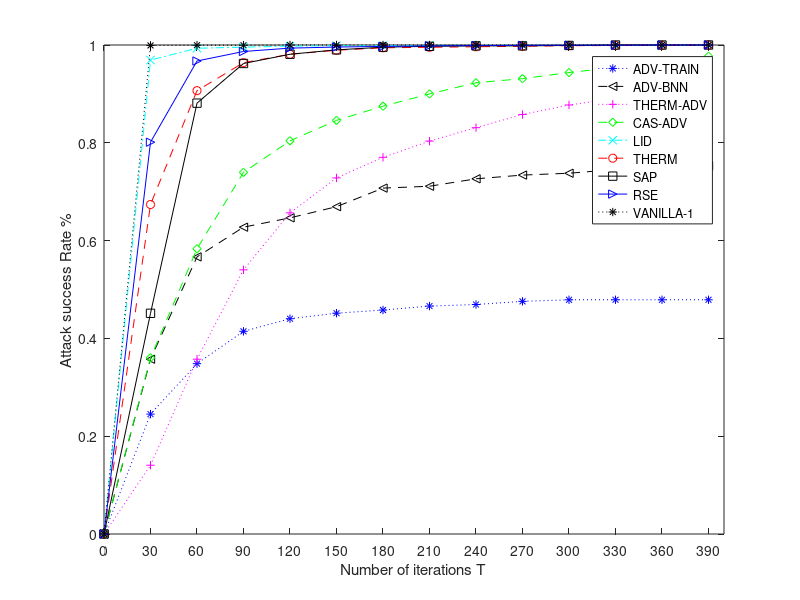

Write the MATLAB code that produced this figure.
% x=linspace(0,2*pi,100);
% plot(x,sin(x),x,2*sin(x),x,3*sin(x));
uniform = [24.54,29.28,32.77,53.72];
seqdpp = [24.87,29.76,33.52,48.43];
reseqdpp = [26.98,32.09,35.94,48.93];
redseqdpp = [27.75,33.45,36.72,49.41];
seqdpp_5 = [24.67,29.36,33.22,48.23];
seqdpp_12 = [24.03,29.46,32.97,48.08];
dpplstm = [18.54,22.92,26.15,47.02];


saprunstep = [0, 0.45135135135135135, 0.8810810810810811, 0.9621621621621622, 0.981081081081081, 0.9900900900900901, 0.9954954954954955, 0.9972972972972973, 0.9981981981981982, 0.9981981981981982, 0.9990990990990991, 1.0, 1.0, 1.0];
robuststep = [0, 0.8012729068363876, 0.967299462306595, 0.986722264896302, 0.9936354658180621, 0.995830132777351, 0.9971469329529244, 0.9982442664325688, 0.9989026665203555, 0.9993415999122133, 0.9995610666081423, 0.9996707999561066, 0.9998902666520355, 1.0];
thermstep = [0, 0.15452653485952134, 0.3928199791883455, 0.5936524453694069, 0.7216441207075962, 0.8002081165452654, 0.8465140478668054, 0.8829344432882414, 0.913111342351717, 0.9427679500520292, 0.9640998959417274, 0.9786680541103018, 0.9932362122788762, 0.9984391259105099];
encoding = [0, 0.6738197424892703, 0.9066523605150214, 0.9638769670958512, 0.9810443490701002, 0.9892703862660944, 0.994277539341917, 0.9953505007153076, 0.9964234620886981, 0.9974964234620887, 0.9985693848354793, 0.9989270386266095, 0.9992846924177397, 1.0];
%cascade = [0, 0.9386075066275987, 0.9732105483465885, 0.9829775359285614, 0.9884191432956607, 0.991628296358309, 0.9934421654806753, 0.9953955629970699, 0.9960932049672109, 0.9970699037254082, 0.9981861308776336, 0.9983256592716618, 0.9994418864238873, 0.9998604716059718];
lid = [0, 0.9691856199559794, 0.9933969185619956, 0.9955979457079971, 0.9977989728539985, 0.9985326485693323, 0.9985326485693323, 0.9992663242846662, 0.9992663242846662, 0.9992663242846662, 0.9992663242846662, 0.9992663242846662, 0.9992663242846662, 1.0];
cascade = [0, 0.36886993603411516, 0.5970149253731343, 0.7569296375266524, 0.8230277185501066, 0.8656716417910447, 0.8955223880597015, 0.9211087420042644, 0.9445628997867804, 0.9530916844349681, 0.9658848614072495, 0.976545842217484, 0.9850746268656716, 1.0];
std = [0, 0.9991666666666666, 0.9995833333333334, 0.9995833333333334, 1.0, 1.0, 1.0, 1.0, 1.0, 1.0, 1.0, 1.0, 1.0, 1.0];
adv_bnn = [0, 0.47474747474747475, 0.7525252525252525, 0.8333333333333334, 0.8585858585858586, 0.8888888888888888, 0.9393939393939394, 0.9444444444444444, 0.9646464646464646, 0.9747474747474747, 0.9797979797979798, 0.98989898989899, 0.98989898989899, 1.0];
adv_train = [0, 0.5117845117845118, 0.7272727272727273, 0.8653198653198653, 0.9191919191919192, 0.9427609427609428, 0.9562289562289562, 0.9730639730639731, 0.9797979797979798, 0.9932659932659933, 1.0, 1.0, 1.0, 1.0];

x = [0:30:400];
% strain_image = plot(x,redseqdpp,'ks-',x,reseqdpp,'b>-',x,seqdpp_5,'m+:',x,seqdpp,'ro--',x,seqdpp_12,'gd--',x,uniform,'cx-.',x,dpplstm,'k*:');
strain_image = plot(x,adv_train*0.479,'b*:',x,adv_bnn*0.753,'k<--',x,thermstep*0.91,'m+:',x,cascade*0.977,'gd--',x,lid,'cx-.',x,encoding,'ro--',x,saprunstep,'ks-',x,robuststep,'b>-',x,std,'k*:');

ylabel('Attack success Rate %');
xlabel('Number of iterations T');
legend('ADV-TRAIN','ADV-BNN','THERM-ADV','CAS-ADV','LID','THERM','SAP','RSE','VANILLA-1');

set(gca,'XTick',[0:30:400]);
% set(gca, 'XTicklabel',{'K=8','K=12','K=16','K=\infty'}); 
% axis tight;
%set (gcf,'Position',[0,0,500,500]);
saveas(gca,'matcurvenospace.bmp','bmp');